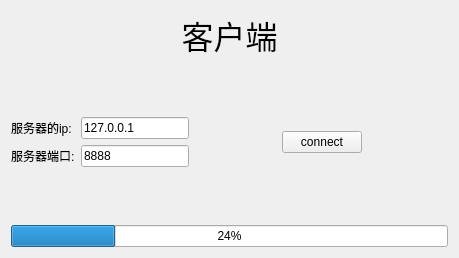
<?xml version="1.0" encoding="UTF-8"?>
<ui version="4.0">
 <class>ClientWidget</class>
 <widget class="QWidget" name="ClientWidget">
  <property name="geometry">
   <rect>
    <x>0</x>
    <y>0</y>
    <width>459</width>
    <height>258</height>
   </rect>
  </property>
  <property name="windowTitle">
   <string>Form</string>
  </property>
  <layout class="QVBoxLayout" name="verticalLayout_3">
   <item>
    <layout class="QVBoxLayout" name="verticalLayout_2">
     <item>
      <widget class="QLabel" name="label_title">
       <property name="font">
        <font>
         <family>华文楷体</family>
         <pointsize>24</pointsize>
        </font>
       </property>
       <property name="text">
        <string>客户端</string>
       </property>
       <property name="alignment">
        <set>Qt::AlignCenter</set>
       </property>
      </widget>
     </item>
     <item>
      <layout class="QVBoxLayout" name="verticalLayout">
       <item>
        <layout class="QHBoxLayout" name="horizontalLayout">
         <item>
          <layout class="QFormLayout" name="formLayout">
           <item row="0" column="1">
            <spacer name="verticalSpacer_2">
             <property name="orientation">
              <enum>Qt::Vertical</enum>
             </property>
             <property name="sizeHint" stdset="0">
              <size>
               <width>20</width>
               <height>40</height>
              </size>
             </property>
            </spacer>
           </item>
           <item row="1" column="0">
            <widget class="QLabel" name="label">
             <property name="text">
              <string>服务器的ip:</string>
             </property>
            </widget>
           </item>
           <item row="1" column="1">
            <widget class="QLineEdit" name="lineEdit_ip">
             <property name="text">
              <string>127.0.0.1</string>
             </property>
            </widget>
           </item>
           <item row="2" column="0">
            <widget class="QLabel" name="label_2">
             <property name="text">
              <string>服务器端口:</string>
             </property>
            </widget>
           </item>
           <item row="2" column="1">
            <widget class="QLineEdit" name="lineEdit_port">
             <property name="text">
              <string>8888</string>
             </property>
            </widget>
           </item>
           <item row="3" column="1">
            <spacer name="verticalSpacer_3">
             <property name="orientation">
              <enum>Qt::Vertical</enum>
             </property>
             <property name="sizeHint" stdset="0">
              <size>
               <width>20</width>
               <height>40</height>
              </size>
             </property>
            </spacer>
           </item>
          </layout>
         </item>
         <item>
          <spacer name="horizontalSpacer">
           <property name="orientation">
            <enum>Qt::Horizontal</enum>
           </property>
           <property name="sizeHint" stdset="0">
            <size>
             <width>40</width>
             <height>20</height>
            </size>
           </property>
          </spacer>
         </item>
         <item>
          <widget class="QPushButton" name="pushButton_connect">
           <property name="text">
            <string>connect</string>
           </property>
          </widget>
         </item>
         <item>
          <spacer name="horizontalSpacer_2">
           <property name="orientation">
            <enum>Qt::Horizontal</enum>
           </property>
           <property name="sizeHint" stdset="0">
            <size>
             <width>40</width>
             <height>20</height>
            </size>
           </property>
          </spacer>
         </item>
        </layout>
       </item>
       <item>
        <widget class="QProgressBar" name="progressBar">
         <property name="value">
          <number>24</number>
         </property>
        </widget>
       </item>
      </layout>
     </item>
    </layout>
   </item>
  </layout>
 </widget>
 <resources/>
 <connections/>
</ui>
